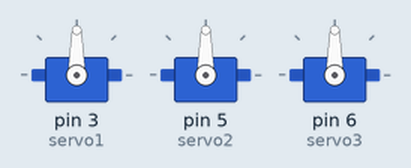
Simulated run of this sketch. Board: Arduino Uno, built with avr-gcc and run on an emulated ATmega328P. Parts: 3 × servo.

Above: at 0.05 s.
At 2.9 s:
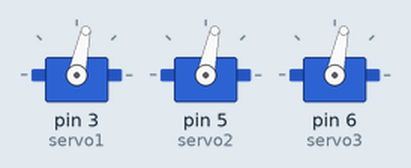
At 3.4 s:
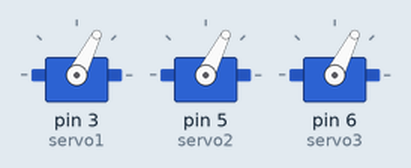
At 3.95 s:
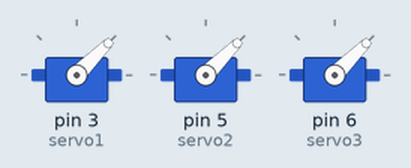
At 4.45 s:
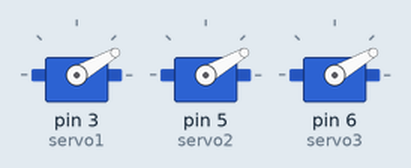
At 5.0 s:
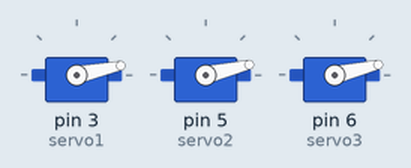
Timing chart, 0 to 6.5 s (numbered marks = the images above):
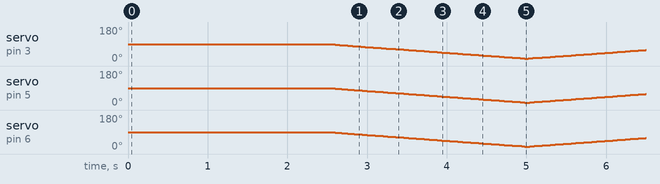

The sketch:

servo_test.ino
```cpp
#include <VarSpeedServo.h> // Variable speed control for servo

// Initiate servo objects
VarSpeedServo servo1;
VarSpeedServo servo2;
VarSpeedServo servo3;

// Attach them, this is just a simple test so we are no calibrating them
// just making sure they are connected
void setup() {
  servo1.attach(3);
  servo2.attach(5);
  servo3.attach(6);
}

// What this will do is loop between two different positions for each servo at a specified speed
void loop() {
  servo1.write(90, 20, false);
  servo2.write(90, 20, false);
  servo3.write(90, 20, false);
  delay(2500);
  servo1.write(0, 20, false);
  servo2.write(0, 20, false);
  servo3.write(0, 20, false);
  delay(2500);
}
```
